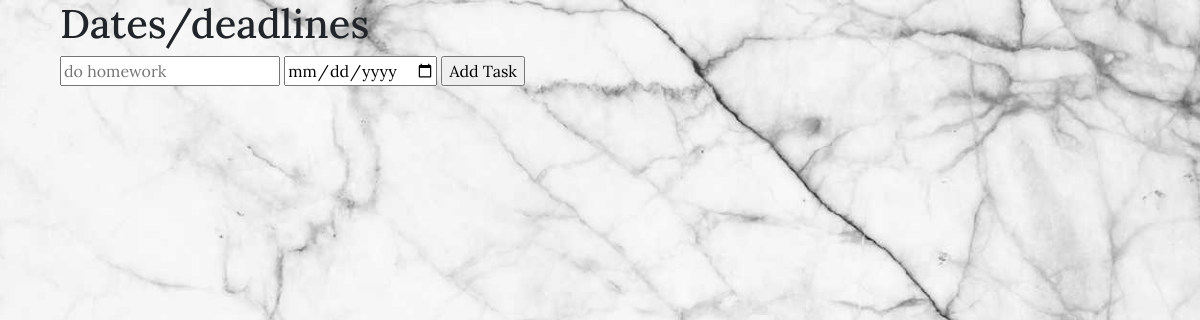
Page /main on the earlier database version.
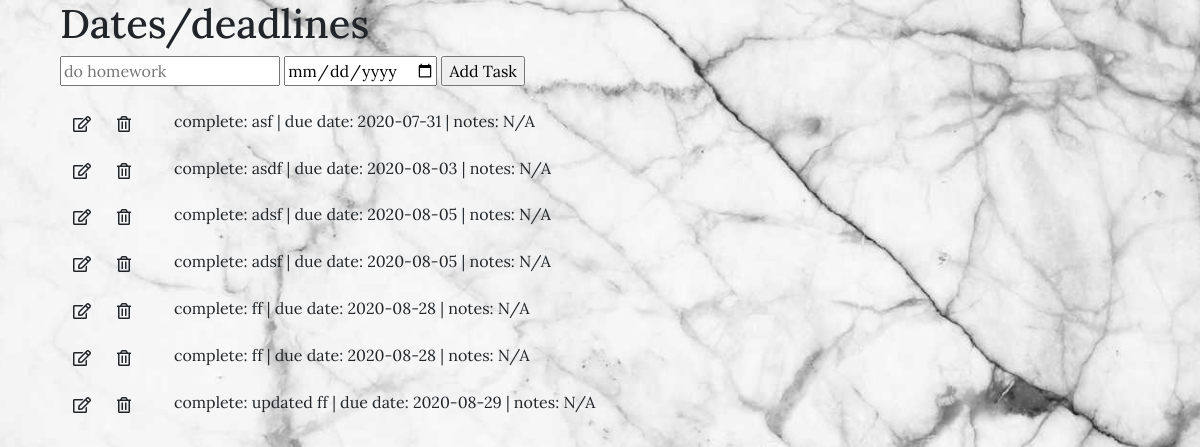
Same page on the later database version.
### app/models.py (models this page shows)
class Item(models.Model):
	title = models.CharField(max_length=200)
	date = models.DateField()
	notes = models.CharField(max_length=300, default="N/A")
	def __str__(self):
		return f"complete: {self.title} | due date: {self.date} | notes: {self.notes}"
	def __lt__(self, other):
		return self.date < other.date

### app/views.py (the view)
# urls.py: path("main", views.main, name="main"),
def main(request):
	if request.method == 'POST': #feeds us title, date
		new_item = Item(title=request.POST["title"], date=request.POST["date"])
		new_item.save()
	items = sorted(Item.objects.all())
	content = {
		'items': items
	}
	return render(request, "main.html", content)

### app/templates/main.html (shortened to what this page needs)
{% extends "base.html" %}
{% load static %}
{% block head %}
<link rel="stylesheet" type="text/css" href="{% static 'css/main.css' %}">
{% endblock %}
{% block content %}
	<h1> Dates/deadlines </h1>
	<form name="add" action="{% url 'main' %}" onsubmit="return validateForm()" method="POST" required>
		<input type="text" name="title" placeholder="do homework">
		<input type="date" name="date">
		<input type="submit" value="Add Task">
	</form>
	{% for item in items %}
		<div id="row_{{item.id}}">
			<button class="btn" type="submit" id="button1">
				<a href="{% url 'update' item.id %}"><i class="far fa-edit icon edit_icon"></i></a>
			</button>
			<form method="POST" action="delete/{{item.id}}">
				<button type="submit" class="btn" id="button2">
					<i class="far fa-trash-alt icon delete_icon" ></i>
				</button>
			</form>
			<p>{{item}}</p>
		</div>
	{% endfor %}
{% endblock %}

### app/templates/base.html (shortened to what this page needs)
<!DOCTYPE html>
<html>
<head>
	<link rel="stylesheet" href="https://stackpath.bootstrapcdn.com/bootstrap/4.5.2/css/bootstrap.min.css">
	<link rel="stylesheet" href="https://pro.fontawesome.com/releases/v5.10.0/css/all.css"/>
	{% block head %} {% endblock %}
</head>
<body>
	<div id="hi">
	<div id="content">{% block content %} {% endblock %}</div>
	</div>
</body>
</html>

### app/static/css/main.css (style rules this page uses)
button { float: left; display: inline-block; }
form { margin-bottom: 2%; }
.icon { display: flex; justify-content: center; align-items: center; }
a, a:hover { outline: none; text-decoration: none; color: inherit; }
p { margin-left: 10%; }
body { margin-left: 5%; font-family: 'Lora', serif; background: url(../assets/wallpaper0.jpg) no-repeat center center fixed; -webkit-background-size: cover; -moz-background-size: cover; -o-background-size: cover; background-size: cover; }

Differences in the rows shown:
added Item: title+date+notes "complete: asf | due date: 2020-07-31 | notes: N/A"
added Item: title+date+notes "complete: asdf | due date: 2020-08-03 | notes: N/A"
added Item: title+date+notes "complete: adsf | due date: 2020-08-05 | notes: N/A"
added Item: title+date+notes "complete: adsf | due date: 2020-08-05 | notes: N/A"
added Item: title+date+notes "complete: ff | due date: 2020-08-28 | notes: N/A"
added Item: title+date+notes "complete: ff | due date: 2020-08-28 | notes: N/A"
added Item: title+date+notes "complete: updated ff | due date: 2020-08-29 | notes: N/A"
